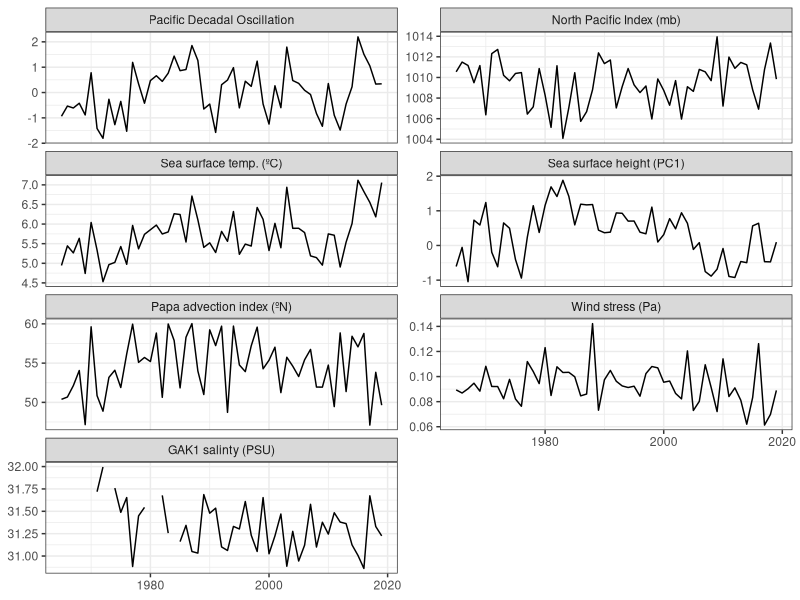
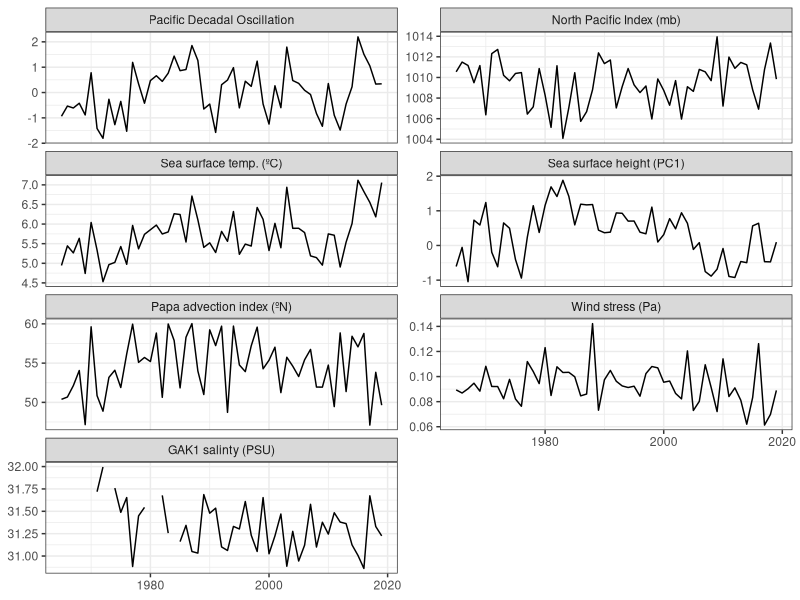

Write the R code that produced these figures, in order.
library(tidyverse)

dat <- read.csv("data/climate.data.csv")

# add SWFSC PDO values
dat2 <- read.csv("data/salmon.and.SWFSC.PDO.csv")

dat2 <- dat2 %>%
  group_by(Year) %>%
  summarise(NDJFM.PDO=mean(PDO1))

names(dat2)[1] <- "year"

dat <- left_join(dat, dat2)

# and replace the ssh coastal mean with ssh PC1
dat3 <- read.csv("data/salmon.covariates.updated.ssh.eof.csv")
dat$FMA.SSH.PC1 <- dat3$FMA.ssh.PC1.SODA.pred.by.GODAS[match(dat$year, dat3$year)]

dat <- dat %>%
  select(-era, -FMA.ssh.COMBINED) %>%
  filter(year %in% 1965:2019)

names(dat) <- c("Year",
                "Wind stress (Pa)",
                "Pacific Decadal Oscillation",
                "Sea surface temp. (ºC)",
                "North Pacific Index (mb)",
                "Papa advection index (ºN)",
                "GAK1 salinty (PSU)",
                "Sea surface height (PC1)")


dat <- dat %>%
  pivot_longer(cols=-Year)

dat$order <- NA

this <- grep("Pacific Decadal", dat$name)
dat$order[this] <- 1

this <- grep("North", dat$name)
dat$order[this] <- 2

this <- grep("(ºC)", dat$name)
dat$order[this] <- 3

this <- grep("(PC1)", dat$name)
dat$order[this] <- 4

this <- grep("Papa", dat$name)
dat$order[this] <- 5

this <- grep("Wind", dat$name)
dat$order[this] <- 6

this <- grep("GAK1", dat$name)
dat$order[this] <- 7

dat$name <- reorder(dat$name, dat$order)

ggplot(dat, aes(Year, value)) +
  theme_bw() +
  geom_line() +
  facet_wrap(~name, scales="free_y", ncol=2) +
  theme(axis.title = element_blank())

ggsave("figs/SI climate time series.png", width=5, height=6, units='in', dpi=300)
ls()
